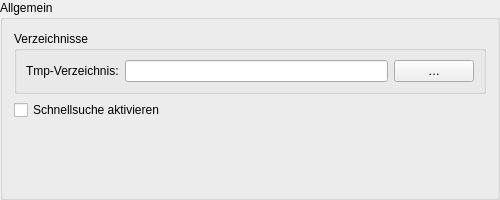
<?xml version="1.0" encoding="UTF-8"?>
<ui version="4.0">
 <class>TTCutSettingsGeneral</class>
 <widget class="QGroupBox" name="TTCutSettingsGeneral">
  <property name="geometry">
   <rect><x>0</x><y>0</y><width>500</width><height>200</height></rect>
  </property>
  <property name="title"><string>Allgemein</string></property>
  <layout class="QVBoxLayout">
   <item>
    <widget class="QGroupBox" name="gbGeneral">
     <property name="title"><string>Verzeichnisse</string></property>
     <layout class="QFormLayout">
      <item row="0" column="0"><widget class="QLabel" name="laTmpDir"><property name="text"><string>Tmp-Verzeichnis:</string></property></widget></item>
      <item row="0" column="1">
       <layout class="QHBoxLayout">
        <item><widget class="QLineEdit" name="leTempDirectory"/></item>
        <item><widget class="QPushButton" name="btnDirOpen"><property name="text"><string>…</string></property></widget></item>
       </layout>
      </item>
     </layout>
    </widget>
   </item>
   <item><widget class="QCheckBox" name="cbQuickSearch"><property name="text"><string>Schnellsuche aktivieren</string></property></widget></item>
   <item>
    <spacer><property name="orientation"><enum>Qt::Vertical</enum></property><property name="sizeHint" stdset="0"><size><width>20</width><height>40</height></size></property></spacer>
   </item>
  </layout>
 </widget>
 <resources/>
 <connections/>
</ui>
